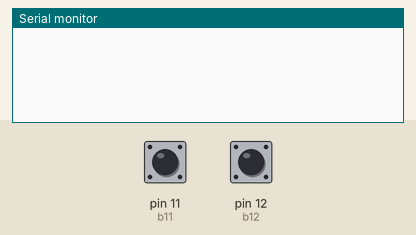
This sketch was run on a simulated Arduino Uno, built with avr-gcc and run on an emulated ATmega328P. On the bench: the last lines printed to the serial monitor. Inputs (shaded band) come from the test bench; at power-on: pin 11 (b11) HIGH, pin 12 (b12) HIGH.

Above: at 1.2 s.
1.3 s: pin 11 (b11) pulled LOW for 0.15 s
At 2.6 s:
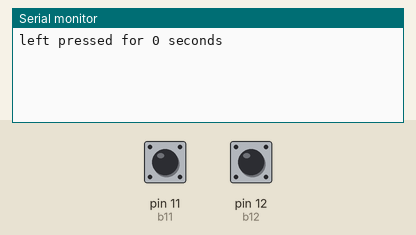
2.9 s: pin 12 (b12) pulled LOW for 0.15 s
At 4.1 s:
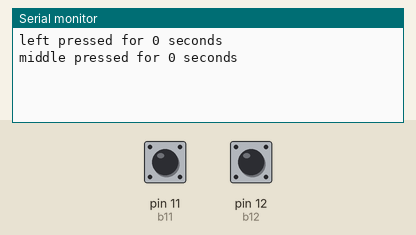
4.5 s: pin 11 (b11) pulled LOW for 3.2 s
At 8.3 s:
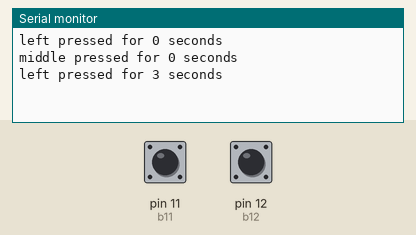
9.2 s: pin 12 (b12) pulled LOW for 1 s
At 11.4 s:
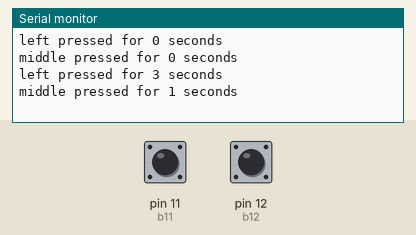

The sketch:

pedal_test.ino
```cpp
#include <Bounce2.h>

/*****************************
      +------------------+
      | mode  down   up  |
      |  o     o      o  |
      +------------------+
TRS      T     R     TR
GPIO     11    12    11/12

******************************/

// Our Bounce Switches and state
Bounce b11;
Bounce b12;
int b11fall = 0;
int b12fall = 0;

void setup() {
  Serial.begin(9600);
  // initialize digital pin 11 and 12 as inputs with pullup resistors.
  pinMode(11, INPUT_PULLUP);
  pinMode(12, INPUT_PULLUP);
  b11 = Bounce();
  b12 = Bounce();
  b11.attach(11);
  b12.attach(12);
}

void report(String button, int startTime, int endTime) {
  Serial.print(button);
  Serial.print(" pressed for ");
  Serial.print((endTime - startTime) / 1000);
  Serial.println(" seconds");
}

void loop() {
  bool b11updated = b11.update();
  bool b12updated = b12.update();

  // Since we use internal pullup, fall is push, rise is release.
  if (b11updated || b12updated) {
    if (b11.fell()) {
      b11fall = millis();
    }
    if (b12.fell()) {
      b12fall = millis();
    }
    bool changed = 0;
    if (b11.rose()) {
      if (b11fall != 0) {
        if (b12fall != 0) {
          report("right", b11fall, millis());
        } else {
          report("left", b11fall, millis());
        }
      }
      changed = 1;
    } else if (b12.rose()) {
      if (b12fall != 0) {
        if (b11fall != 0) {
          report("right", b12fall, millis());
        } else {
          report("middle", b12fall, millis());
        }
      }
      changed = 1;
    }
    if (changed) {
      b11fall = 0;
      b12fall = 0;
    }
  }
}
```

Measured:
- after the input at 1.3 s, the serial monitor: prints a new line after 0.16 s (image 1)
- after the input at 2.9 s, the serial monitor: prints a new line after 0.16 s (image 2)
- after the input at 4.5 s, the serial monitor: prints a new line after 3.2 s (image 3)
- after the input at 9.2 s, the serial monitor: prints a new line after 1.0 s (image 4)
